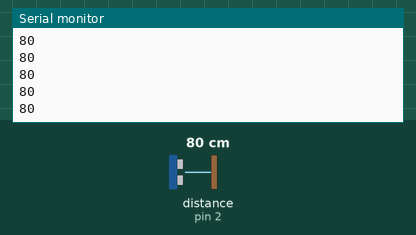
The sketch below on a simulated Arduino Uno, built with avr-gcc and run on an emulated ATmega328P. Parts: the last lines printed to the serial monitor. The inputs (shaded band) are chosen by the test bench; at power-on: distance to the obstacle (sensor on pin 2) 80 cm.

Above: at 1.2 s.
1.3 s: distance to the obstacle (sensor on pin 2) set to 2 cm
At 1.38 s:
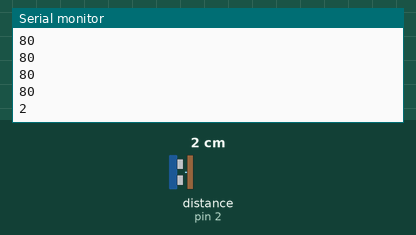
2.8 s: distance to the obstacle (sensor on pin 2) set to 4 cm
At 2.89 s:
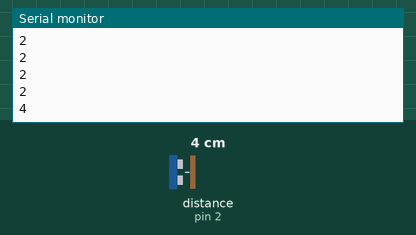
Timing chart, 0 to 5.8 s (numbered marks = the images above; inputs shaded):
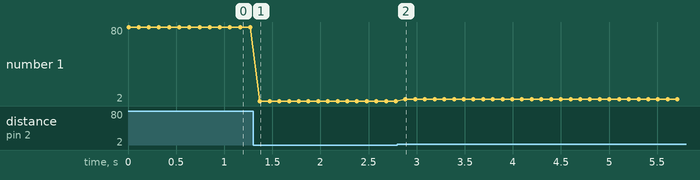

Measured:
- after the input at 1.3 s, the serial monitor: prints a new line after 0.07 s (image 1)
- after the input at 2.8 s, the serial monitor: prints a new line after 0.08 s (image 2)
- plotted number 1: 80 → 2 after the input at 1.3 s, 2 → 4 after the input at 2.8 s

The sketch:

read_from_UltraSonic-Distance-grove.ino
```cpp
#include "Ultrasonic.h" // importer la bibliothèque
Ultrasonic ultrasonic(2); // la broche "sig" du capteur est branchée sur "D2" de l'arduino

void setup() {
  Serial.begin(9600);
}

void loop() {
  long RangeInCentimeters = ultrasonic.MeasureInCentimeters(); // mesurer la distance en cm
  Serial.println(RangeInCentimeters);//0~400cm
  delay(100); // attendre un peu entre deux mesures.
}
```
